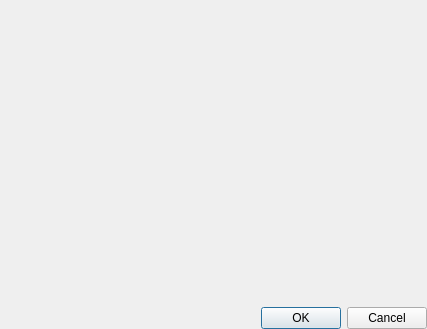
<?xml version="1.0" encoding="UTF-8"?>
<ui version="4.0">
 <class>CDialog</class>
 <widget class="QDialog" name="CDialog">
  <property name="geometry">
   <rect>
    <x>0</x>
    <y>0</y>
    <width>427</width>
    <height>329</height>
   </rect>
  </property>
  <property name="windowTitle">
   <string>Dialog</string>
  </property>
  <layout class="QGridLayout" name="gridLayout">
   <property name="leftMargin">
    <number>40</number>
   </property>
   <property name="topMargin">
    <number>0</number>
   </property>
   <property name="rightMargin">
    <number>0</number>
   </property>
   <property name="bottomMargin">
    <number>0</number>
   </property>
   <item row="1" column="0" colspan="2">
    <widget class="QDialogButtonBox" name="buttonBox">
     <property name="orientation">
      <enum>Qt::Horizontal</enum>
     </property>
     <property name="standardButtons">
      <set>QDialogButtonBox::Cancel|QDialogButtonBox::Ok</set>
     </property>
    </widget>
   </item>
   <item row="0" column="0" colspan="2">
    <widget class="QWidget" name="widget" native="true">
     <property name="sizePolicy">
      <sizepolicy hsizetype="Minimum" vsizetype="Expanding">
       <horstretch>0</horstretch>
       <verstretch>0</verstretch>
      </sizepolicy>
     </property>
     <property name="minimumSize">
      <size>
       <width>200</width>
       <height>100</height>
      </size>
     </property>
    </widget>
   </item>
  </layout>
 </widget>
 <resources/>
 <connections/>
</ui>
